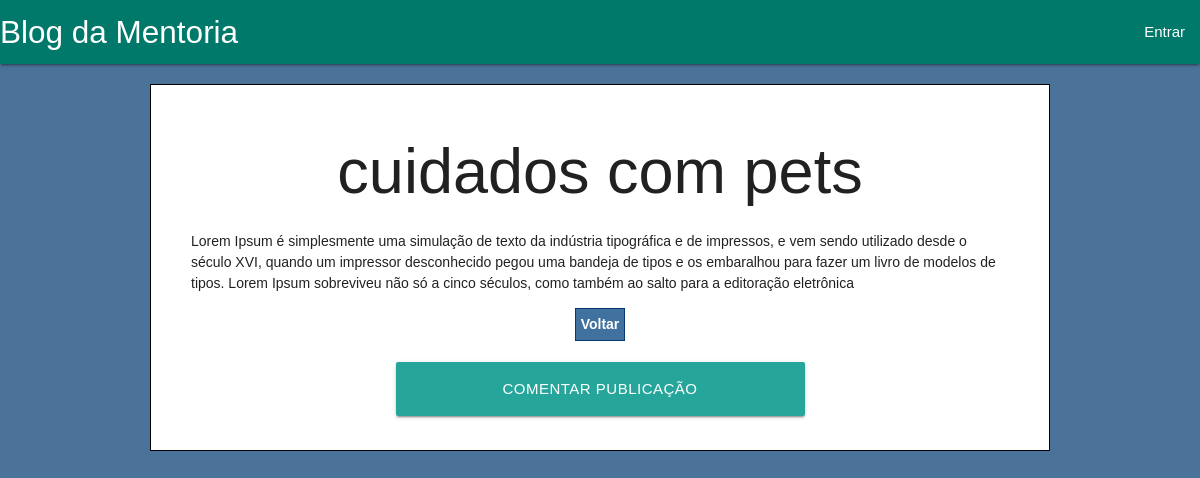
Screenshot of /src/Views/TPost.php?id=1 with the database file from the repository.
### tables this page shows
CREATE TABLE `post` (
  `id` int(11) NOT NULL,
  `id_author` int(11) NOT NULL,
  `post_conteudo` varchar(700) NOT NULL,
  `id_visibilidade` int(11) NOT NULL,
  `post_data` datetime NOT NULL DEFAULT current_timestamp(),
  `post_titulo` varchar(30) NOT NULL,
  `imagem` varchar(100) DEFAULT NULL,
  `url_post` varchar(100) NOT NULL,
  `post_senha` varchar(50) DEFAULT NULL,
  `status` tinyint(1) DEFAULT NULL,
  `post_modificacao` datetime NOT NULL DEFAULT current_timestamp() ON UPDATE current_timestamp()
);

### src/DAO/PostDAO.php (called while the page is built, shortened)
<?php
class PostDAO{
    private $mysql;
    public function __construct(mysqli $mysql){
        $this->mysql = $mysql;
    }
    public function encontrarPorId(String $id): array{
        $selecionaPost = $this->mysql->prepare("SELECT id, id_author, post_conteudo, id_visibilidade, post_titulo, url_post FROM post where id = ?");
        $selecionaPost->bind_param('s', $id);
        $selecionaPost->execute();
        $post = $selecionaPost->get_result()->fetch_assoc();
        return $post;
      }
}
?>

### src/Views/TPost.php (the view, shortened to what this page needs)
<?php
require '../../config.php';
require 'ModeloHeader.php';
require '../DAO/PostDAO.php';
$obj_post = new PostDAO($mysql);
$post = $obj_post->encontrarPorId($_GET['id']);
?>
<!DOCTYPE html>
<html lang="pt-br">
     <body>
    <div id="container">
        <h1>
        <center><?php echo $post['post_titulo']; ?></center>
        </h1>
        <p>
        <?php echo nl2br($post['post_conteudo']); ?>
        </p>
        <div>
           <center> <a class="botao botao-block" href="../../index.php">Voltar</a></center>
        </div>
        <br>
        <form action="" method="post">
        <center><button class="btn-large waves-effect waves-darken-2" style="width:50%" name="botao">Comentar publicação</button></center>
             </form>
            </div>
</body>
</html>

### src/css/style.css (style rules this page uses)
body { background-color: #4B7399; font-family: Verdana, Helvetica, Arial; font-size: 14px; }
#container { width: 75%; margin: 0 auto; background-color: #FFF; padding: 20px 40px; border: solid 1px black; margin-top: 20px; }
a { text-decoration: none; }
.botao { padding: 5px; background-color: rgb(65, 113, 158); color: #ffffff; font-weight: bold; border: solid 1px rgb(4, 58, 109); }
.botao-block { display: block; width: max-content; }

### rows the page displays
post: post_titulo "cuidados com pets", post_conteudo "Lorem Ipsum é simplesmente uma simulação de texto da indústria tipográfica e de impressos, e vem sendo utilizado desde o século XVI, quando um impressor desconhecido pegou uma bandeja de tipos e os embaralhou para fazer um livro de modelos de tipos. Lorem Ipsum sobreviveu não só a cinco séculos, como também ao salto para a editoração eletrônica"
